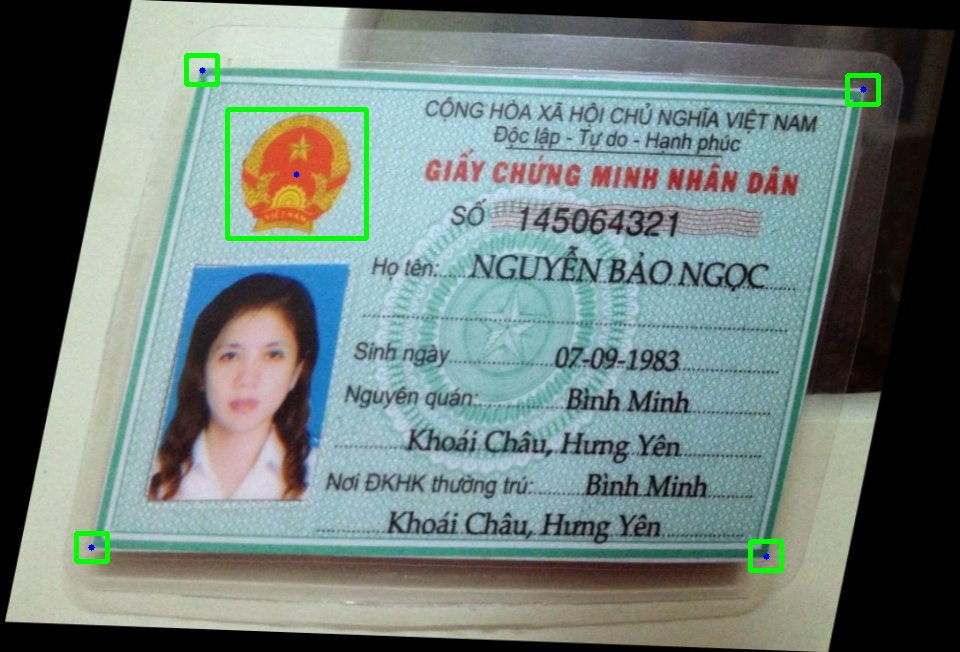
#> input picture DataAugmentationForObjectDetection/out.jpg, 960 x 652 px
$ python demo.py
#> lines starting #> are read from the running program, lines starting #| are printed output that depends on the picture; after the words box and inside, x2 and y2 are one past the last pixel; in counts of white or black regions, pixels touching at a corner belong together
import numpy as np
import cv2
import matplotlib.pyplot as plt

# load the image, clone it for output, and then convert it to grayscale
image = cv2.imread('out.jpg')
#> image is the input picture: shape (652, 960, 3); mean B, G, R 122.1, 125.7, 110.7
pts1=np.float32([[867,652],[1020,580],[1206,666],[1057,757]])
pts2=np.float32([[700,732],[869,754],[906,916],[712,906]])
matrix=cv2.getPerspectiveTransform(pts1,pts2)

# Draw the point
p = (350,250)
cv2.circle(image,p, 20, (255,0,0), -1)
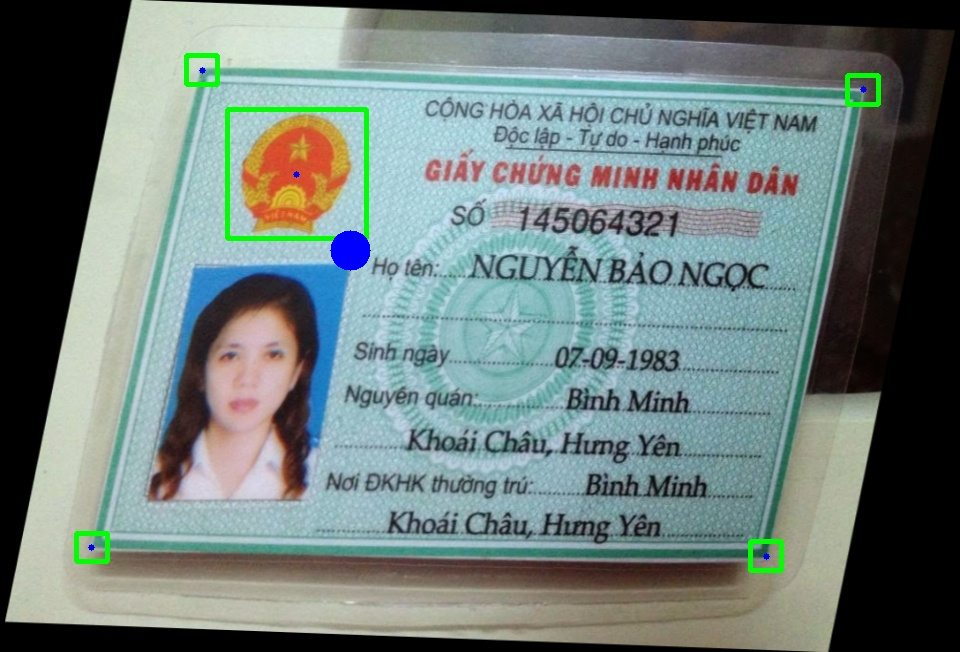
#> image: shape (652, 960, 3); 0.2% of pixels changed, all inside (x1, y1, x2, y2) = (330, 230, 371, 271)

# Put in perspective
result=cv2.warpPerspective(image,matrix,(1500,800))
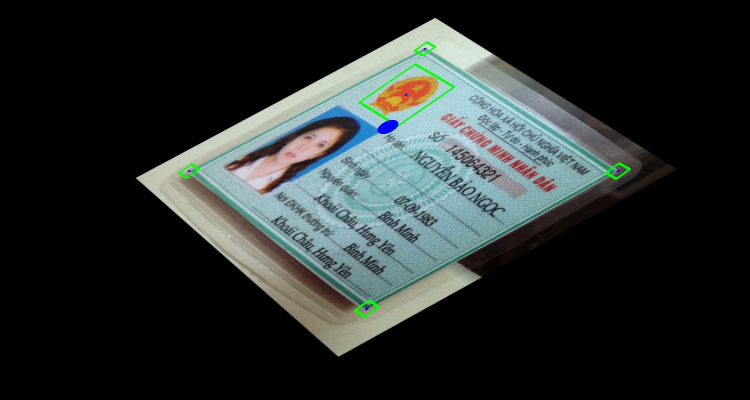
#> result: shape (800, 1500, 3) (shown at 1/2 size); mean B, G, R 44.3, 45.3, 39.8

# Show images
plt.imshow(image)
plt.title('Original')
plt.show()

plt.imshow(result)
plt.title('Distorced')
plt.show()

# Here you can transform your point
px = (matrix[0][0]*p[0] + matrix[0][1]*p[1] + matrix[0][2]) / ((matrix[2][0]*p[0] + matrix[2][1]*p[1] + matrix[2][2]))
py = (matrix[1][0]*p[0] + matrix[1][1]*p[1] + matrix[1][2]) / ((matrix[2][0]*p[0] + matrix[2][1]*p[1] + matrix[2][2]))
p_after = (int(px), int(py))

# Draw the new point
cv2.circle(result,p_after, 20, (0,0,255), 12)
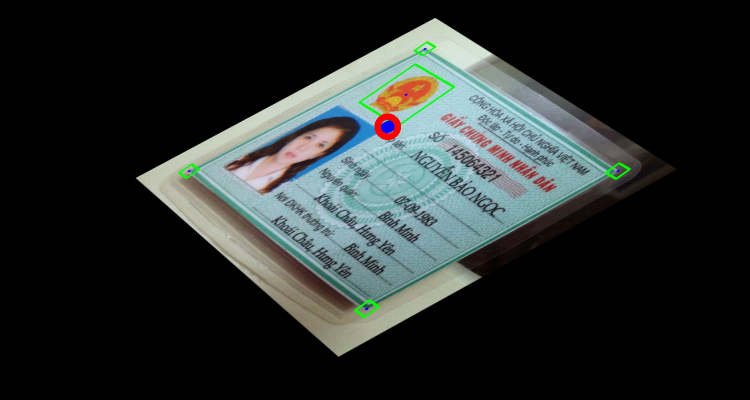
#> result: shape (800, 1500, 3) (shown at 1/2 size); 0.14% of pixels changed, all inside (x1, y1, x2, y2) = (749, 227, 802, 280)

# Show the result
plt.imshow(result)
plt.title('Predicted position of your point in blue')
plt.show()
